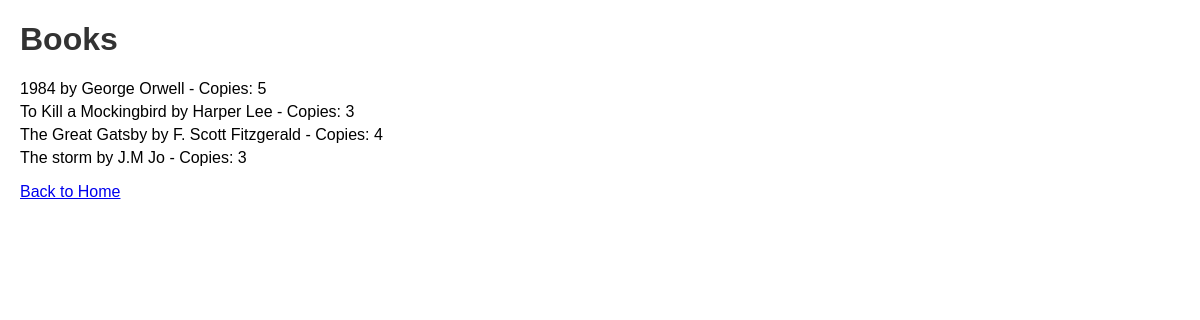
/books, run on the app's committed database.
### tables this page shows
CREATE TABLE books (
    book_id INTEGER PRIMARY KEY AUTOINCREMENT,
    title TEXT NOT NULL,
    author TEXT NOT NULL,
    published_year INTEGER NOT NULL,
    isbn TEXT UNIQUE NOT NULL,
    copies INTEGER NOT NULL
);

### app.py (the view)
@app.route('/books', methods=('GET', 'POST'))
def show_books():
    conn = get_db_connection()
    books = conn.execute('SELECT * FROM books').fetchall()
    conn.close()
    return render_template('books.html', books=books)

### app.py (called while the page is built)
def get_db_connection():
    conn = sqlite3.connect('library.db')
    conn.row_factory = sqlite3.Row
    return conn

### templates/books.html (shortened to what this page needs)
<!DOCTYPE html>
<html lang="en">
<head>
    <link rel="stylesheet" href="{{ url_for('static', filename='styles.css') }}">
</head>
<body>
    <h1>Books</h1>
    <ul>
        {% for book in books %}
            <li>{{ book.title }} by {{ book.author }} - Copies: {{ book.copies }}</li>
        {% endfor %}
    </ul>
    <a href="{{ url_for('index') }}">Back to Home</a>
</body>
</html>

### static/styles.css (style rules this page uses)
body { font-family: Arial, sans-serif; margin: 20px; }
h1 { color: #333; }
ul { list-style-type: none; padding: 0; }
li { margin: 5px 0; }

### data on the page
books: title "1984", author "George Orwell", copies "5"
books: title "To Kill a Mockingbird", author "Harper Lee", copies "3"
books: title "The Great Gatsby", author "F. Scott Fitzgerald", copies "4"
books: title "The storm", author "J.M Jo", copies "3"
